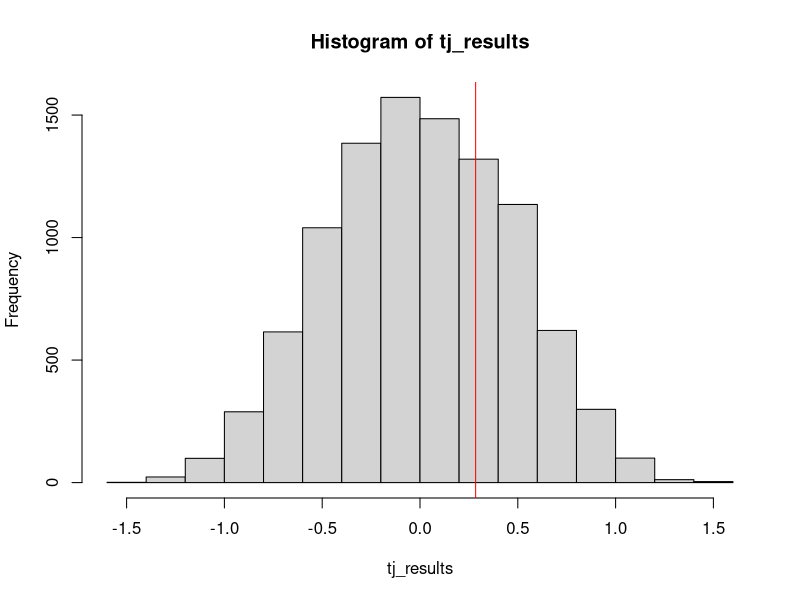

This chart was generated by the following R code:
# Setup ----
tommy_john <- read.csv("tj.csv", header = TRUE, stringsAsFactors = FALSE)
tommy_john <- readr::read_csv("tj.csv")

# Part 1 ----
test_stat <- mean(tommy_john$prek9 - tommy_john$postk9)

# Part 2 ----
n_reps <- 10000
tj_results <- replicate(n_reps, {
  tj_new <- apply(tommy_john[,2:3], 1, sample)
  mean(tj_new[1,] - tj_new[2,])
})

# Part 3 ----
hist(tj_results)
abline(v = test_stat, col = "red")

# Part 4 ----
p_value <- mean(tj_results >= test_stat)
ci <- p_value + c(-1, 1) * qnorm(.975) * sqrt(p_value * (1 - p_value) / 10000)
c(
  lower = ci[1],
  p_value = p_value,
  upper = ci[2]
)

# Part 5 ----
# Since the p-value is insignificant, it seems that signing a pitcher coming off
# of Tommy John surgery is worth it.
